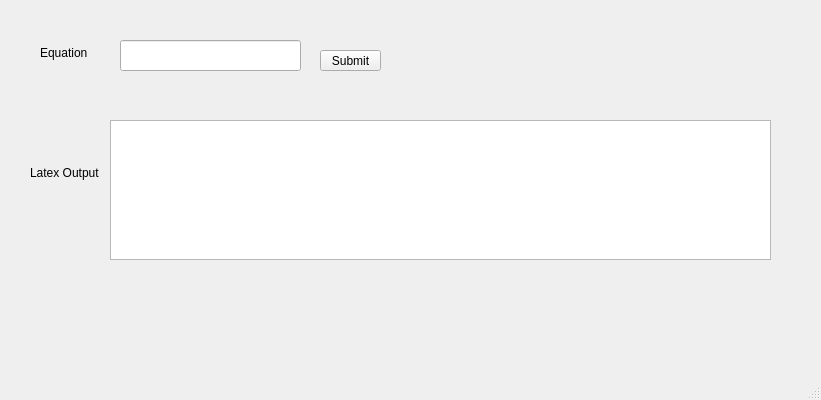
<?xml version="1.0" encoding="UTF-8"?>
<ui version="4.0">
 <class>MainWindow</class>
 <widget class="QMainWindow" name="MainWindow">
  <property name="geometry">
   <rect>
    <x>0</x>
    <y>0</y>
    <width>821</width>
    <height>400</height>
   </rect>
  </property>
  <property name="windowTitle">
   <string>MainWindow</string>
  </property>
  <widget class="QWidget" name="centralwidget">
   <widget class="QLabel" name="label">
    <property name="geometry">
     <rect>
      <x>40</x>
      <y>40</y>
      <width>89</width>
      <height>25</height>
     </rect>
    </property>
    <property name="text">
     <string>Equation</string>
    </property>
   </widget>
   <widget class="QLineEdit" name="lineEdit">
    <property name="geometry">
     <rect>
      <x>120</x>
      <y>40</y>
      <width>181</width>
      <height>31</height>
     </rect>
    </property>
   </widget>
   <widget class="QTextEdit" name="textEdit">
    <property name="geometry">
     <rect>
      <x>110</x>
      <y>120</y>
      <width>661</width>
      <height>140</height>
     </rect>
    </property>
   </widget>
   <widget class="QLabel" name="label_2">
    <property name="geometry">
     <rect>
      <x>30</x>
      <y>160</y>
      <width>89</width>
      <height>25</height>
     </rect>
    </property>
    <property name="text">
     <string>Latex Output</string>
    </property>
   </widget>
   <widget class="QPushButton" name="pushButton">
    <property name="geometry">
     <rect>
      <x>320</x>
      <y>50</y>
      <width>61</width>
      <height>21</height>
     </rect>
    </property>
    <property name="text">
     <string>Submit</string>
    </property>
   </widget>
  </widget>
  <widget class="QStatusBar" name="statusbar"/>
 </widget>
 <resources/>
 <connections/>
</ui>
